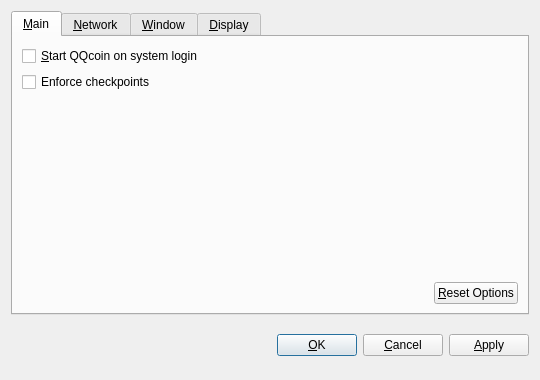
<?xml version="1.0" encoding="UTF-8"?>
<ui version="4.0">
 <class>OptionsDialog</class>
 <widget class="QDialog" name="OptionsDialog">
  <property name="geometry">
   <rect>
    <x>0</x>
    <y>0</y>
    <width>540</width>
    <height>380</height>
   </rect>
  </property>
  <property name="windowTitle">
   <string>Options</string>
  </property>
  <property name="modal">
   <bool>true</bool>
  </property>
  <layout class="QVBoxLayout" name="verticalLayout">
   <item>
    <widget class="QTabWidget" name="tabWidget">
     <property name="tabPosition">
      <enum>QTabWidget::North</enum>
     </property>
     <property name="currentIndex">
      <number>0</number>
     </property>
     <widget class="QWidget" name="tabMain">
      <attribute name="title">
       <string>&amp;Main</string>
      </attribute>
      <layout class="QVBoxLayout" name="verticalLayout_Main">
       <item>
        <widget class="QCheckBox" name="QQcoinAtStartup">
         <property name="toolTip">
          <string>Automatically start QQcoin after logging in to the system.</string>
         </property>
         <property name="text">
          <string>&amp;Start QQcoin on system login</string>
         </property>
        </widget>
       </item>
       <item>
        <widget class="QCheckBox" name="checkpointEnforce">
         <property name="toolTip">
          <string>Check this box to follow the centrally issued checkpoints.</string>
         </property>
         <property name="text">
          <string>Enforce checkpoints</string>
         </property>
        </widget>
       </item>
       <item>
        <spacer name="verticalSpacer_Main">
         <property name="orientation">
          <enum>Qt::Vertical</enum>
         </property>
         <property name="sizeHint" stdset="0">
          <size>
           <width>20</width>
           <height>40</height>
          </size>
         </property>
        </spacer>
       </item>
       <item>
        <layout class="QHBoxLayout" name="horizontalLayout_2_Main">
         <item>
          <spacer name="horizontalSpacer_2_Main">
           <property name="orientation">
            <enum>Qt::Horizontal</enum>
           </property>
           <property name="sizeHint" stdset="0">
            <size>
             <width>40</width>
             <height>20</height>
            </size>
           </property>
          </spacer>
         </item>
         <item>
          <widget class="QPushButton" name="resetButton">
           <property name="toolTip">
            <string>Reset all client options to default.</string>
           </property>
           <property name="text">
            <string>&amp;Reset Options</string>
           </property>
           <property name="autoDefault">
            <bool>false</bool>
           </property>
          </widget>
         </item>
        </layout>
       </item>
      </layout>
     </widget>
     <widget class="QWidget" name="tabNetwork">
      <attribute name="title">
       <string>&amp;Network</string>
      </attribute>
      <layout class="QVBoxLayout" name="verticalLayout_Network">
       <item>
        <widget class="QCheckBox" name="mapPortUpnp">
         <property name="toolTip">
          <string>Automatically open the QQcoin client port on the router. This only works when your router supports UPnP and it is enabled.</string>
         </property>
         <property name="text">
          <string>Map port using &amp;UPnP</string>
         </property>
        </widget>
       </item>
       <item>
        <widget class="QCheckBox" name="connectSocks">
         <property name="toolTip">
          <string>Connect to the QQcoin network through a SOCKS proxy (e.g. when connecting through Tor).</string>
         </property>
         <property name="text">
          <string>&amp;Connect through SOCKS proxy:</string>
         </property>
        </widget>
       </item>
       <item>
        <layout class="QHBoxLayout" name="horizontalLayout_Network">
         <item>
          <widget class="QLabel" name="proxyIpLabel">
           <property name="text">
            <string>Proxy &amp;IP:</string>
           </property>
           <property name="textFormat">
            <enum>Qt::PlainText</enum>
           </property>
           <property name="buddy">
            <cstring>proxyIp</cstring>
           </property>
          </widget>
         </item>
         <item>
          <widget class="QValidatedLineEdit" name="proxyIp">
           <property name="maximumSize">
            <size>
             <width>140</width>
             <height>16777215</height>
            </size>
           </property>
           <property name="toolTip">
            <string>IP address of the proxy (e.g. 127.0.0.1)</string>
           </property>
          </widget>
         </item>
         <item>
          <widget class="QLabel" name="proxyPortLabel">
           <property name="text">
            <string>&amp;Port:</string>
           </property>
           <property name="textFormat">
            <enum>Qt::PlainText</enum>
           </property>
           <property name="buddy">
            <cstring>proxyPort</cstring>
           </property>
          </widget>
         </item>
         <item>
          <widget class="QLineEdit" name="proxyPort">
           <property name="maximumSize">
            <size>
             <width>55</width>
             <height>16777215</height>
            </size>
           </property>
           <property name="toolTip">
            <string>Port of the proxy (e.g. 9050)</string>
           </property>
          </widget>
         </item>
         <item>
          <widget class="QLabel" name="socksVersionLabel">
           <property name="text">
            <string>SOCKS &amp;Version:</string>
           </property>
           <property name="textFormat">
            <enum>Qt::PlainText</enum>
           </property>
           <property name="buddy">
            <cstring>socksVersion</cstring>
           </property>
          </widget>
         </item>
         <item>
          <widget class="QValueComboBox" name="socksVersion">
           <property name="toolTip">
            <string>SOCKS version of the proxy (e.g. 5)</string>
           </property>
          </widget>
         </item>
         <item>
          <spacer name="horizontalSpacer_Network">
           <property name="orientation">
            <enum>Qt::Horizontal</enum>
           </property>
           <property name="sizeHint" stdset="0">
            <size>
             <width>40</width>
             <height>20</height>
            </size>
           </property>
          </spacer>
         </item>
        </layout>
       </item>
       <item>
        <spacer name="verticalSpacer_Network">
         <property name="orientation">
          <enum>Qt::Vertical</enum>
         </property>
         <property name="sizeHint" stdset="0">
          <size>
           <width>20</width>
           <height>40</height>
          </size>
         </property>
        </spacer>
       </item>
      </layout>
     </widget>
     <widget class="QWidget" name="tabWindow">
      <attribute name="title">
       <string>&amp;Window</string>
      </attribute>
      <layout class="QVBoxLayout" name="verticalLayout_Window">
       <item>
        <widget class="QCheckBox" name="minimizeToTray">
         <property name="toolTip">
          <string>Show only a tray icon after minimizing the window.</string>
         </property>
         <property name="text">
          <string>&amp;Minimize to the tray instead of the taskbar</string>
         </property>
        </widget>
       </item>
       <item>
        <widget class="QCheckBox" name="minimizeOnClose">
         <property name="toolTip">
          <string>Minimize instead of exit the application when the window is closed. When this option is enabled, the application will be closed only after selecting Quit in the menu.</string>
         </property>
         <property name="text">
          <string>M&amp;inimize on close</string>
         </property>
        </widget>
       </item>
       <item>
        <spacer name="verticalSpacer_Window">
         <property name="orientation">
          <enum>Qt::Vertical</enum>
         </property>
         <property name="sizeHint" stdset="0">
          <size>
           <width>20</width>
           <height>40</height>
          </size>
         </property>
        </spacer>
       </item>
      </layout>
     </widget>
     <widget class="QWidget" name="tabDisplay">
      <attribute name="title">
       <string>&amp;Display</string>
      </attribute>
      <layout class="QVBoxLayout" name="verticalLayout_Display">
       <item>
        <layout class="QHBoxLayout" name="horizontalLayout_1_Display">
         <item>
          <widget class="QLabel" name="langLabel">
           <property name="text">
            <string>User Interface &amp;language:</string>
           </property>
           <property name="textFormat">
            <enum>Qt::PlainText</enum>
           </property>
           <property name="buddy">
            <cstring>lang</cstring>
           </property>
          </widget>
         </item>
         <item>
          <widget class="QValueComboBox" name="lang">
           <property name="toolTip">
            <string>The user interface language can be set here. This setting will take effect after restarting QQcoin.</string>
           </property>
          </widget>
         </item>
        </layout>
       </item>
       <item>
        <layout class="QHBoxLayout" name="horizontalLayout_2_Display">
         <item>
          <widget class="QLabel" name="unitLabel">
           <property name="text">
            <string>&amp;Unit to show amounts in:</string>
           </property>
           <property name="textFormat">
            <enum>Qt::PlainText</enum>
           </property>
           <property name="buddy">
            <cstring>unit</cstring>
           </property>
          </widget>
         </item>
         <item>
          <widget class="QValueComboBox" name="unit">
           <property name="toolTip">
            <string>Choose the default subdivision unit to show in the interface and when sending coins.</string>
           </property>
          </widget>
         </item>
        </layout>
       </item>
       <item>
        <widget class="QCheckBox" name="displayAddresses">
         <property name="toolTip">
          <string>Whether to show QQcoin addresses in the transaction list or not.</string>
         </property>
         <property name="text">
          <string>&amp;Display addresses in transaction list</string>
         </property>
        </widget>
       </item>
       <item>
         <widget class="QCheckBox" name="coinControlFeatures">
           <property name="toolTip">
            <string>Whether to show coin control features or not.</string>
           </property>
           <property name="text">
            <string>Display coin &amp;control features (experts only!)</string>
           </property>
         </widget>
       </item>
       <item>
        <spacer name="verticalSpacer_Display">
         <property name="orientation">
          <enum>Qt::Vertical</enum>
         </property>
         <property name="sizeHint" stdset="0">
          <size>
           <width>20</width>
           <height>40</height>
          </size>
         </property>
        </spacer>
       </item>
      </layout>
     </widget>
    </widget>
   </item>
   <item>
    <layout class="QHBoxLayout" name="horizontalLayout_Buttons">
     <item>
      <spacer name="horizontalSpacer_1">
       <property name="orientation">
        <enum>Qt::Horizontal</enum>
       </property>
       <property name="sizeHint" stdset="0">
        <size>
         <width>40</width>
         <height>48</height>
        </size>
       </property>
      </spacer>
     </item>
     <item>
      <widget class="QLabel" name="statusLabel">
       <property name="font">
        <font>
         <weight>75</weight>
         <bold>true</bold>
        </font>
       </property>
       <property name="text">
        <string/>
       </property>
       <property name="textFormat">
        <enum>Qt::PlainText</enum>
       </property>
       <property name="wordWrap">
        <bool>true</bool>
       </property>
      </widget>
     </item>
     <item>
      <spacer name="horizontalSpacer_2">
       <property name="orientation">
        <enum>Qt::Horizontal</enum>
       </property>
       <property name="sizeHint" stdset="0">
        <size>
         <width>40</width>
         <height>48</height>
        </size>
       </property>
      </spacer>
     </item>
     <item>
      <widget class="QPushButton" name="okButton">
       <property name="text">
        <string>&amp;OK</string>
       </property>
      </widget>
     </item>
     <item>
      <widget class="QPushButton" name="cancelButton">
       <property name="text">
        <string>&amp;Cancel</string>
       </property>
       <property name="autoDefault">
        <bool>false</bool>
       </property>
      </widget>
     </item>
     <item>
      <widget class="QPushButton" name="applyButton">
       <property name="text">
        <string>&amp;Apply</string>
       </property>
       <property name="autoDefault">
        <bool>false</bool>
       </property>
      </widget>
     </item>
    </layout>
   </item>
  </layout>
 </widget>
 <customwidgets>
  <customwidget>
   <class>QQcoinAmountField</class>
   <extends>QSpinBox</extends>
   <header>QQcoinamountfield.h</header>
  </customwidget>
  <customwidget>
   <class>QValueComboBox</class>
   <extends>QComboBox</extends>
   <header>qvaluecombobox.h</header>
  </customwidget>
  <customwidget>
   <class>QValidatedLineEdit</class>
   <extends>QLineEdit</extends>
   <header>qvalidatedlineedit.h</header>
  </customwidget>
 </customwidgets>
 <resources/>
 <connections/>
</ui>
